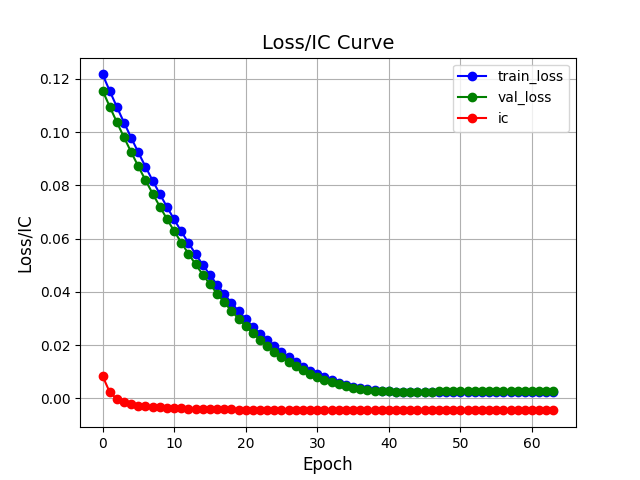

This figure's Python source:
import torch
import torch.nn as nn
import sys
import os
import matplotlib.pyplot as plt
sys.path.append(os.path.abspath(os.path.join(os.path.dirname(__file__), '..')))
from main import train_data, test_data, val_data
from model_config import Gru_Config
device = torch.device("cuda" if torch.cuda.is_available() else "cpu")
from baseline.baseline_model import train_model, test_model,calculate_metrics

# GRU Model
class GRUModel(nn.Module):
    def __init__(self, input_size, hidden_size, output_size, num_layers):
        super(GRUModel, self).__init__()
        self.gru = nn.GRU(input_size, hidden_size, num_layers, batch_first=True)
        self.fc = nn.Linear(hidden_size, output_size)

    def forward(self, x, edge_index):
        out, _ = self.gru(x)
        # Take the output of the last time step
        out = self.fc(out)  
        return out
if __name__ == "__main__":
    # Hyperparameters
    input_size = Gru_Config.input_size 
    hidden_size = Gru_Config.hidden_size
    output_size = Gru_Config.output_size  
    num_layers = Gru_Config.num_layers
    lr = Gru_Config.lr
    num_nodes = Gru_Config.num_nodes  
    epochs = Gru_Config.epochs


    model = GRUModel(input_size, hidden_size, output_size, num_layers).to(device)

    # 训练模型
    loss_values, val_loss_values, IC = train_model(model, train_data, val_data, epochs=epochs, lr=lr)

    # 绘制训练时的损失曲线
    epochs_range = range(epochs)
    plt.plot(epochs_range, loss_values, marker='o', linestyle='-', color='b', label='train_loss')
    plt.plot(epochs_range, val_loss_values, marker='o', linestyle='-', color='g', label='val_loss')
    plt.plot(epochs_range, IC, marker='o', linestyle='-', color='r', label='ic')
    plt.title('Loss/IC Curve', fontsize=14)
    plt.xlabel('Epoch', fontsize=12)
    plt.ylabel('Loss/IC', fontsize=12)
    plt.grid(True)
    plt.legend()
    plt.show()
    plt.savefig('/root/firsttry-main/firsttry_US/baseline/GRU.png')

    # 测试模型
    pred_values, target_values = test_model(model, test_data)
    pred_values, target_values = [t.cpu() for t in pred_values], [t.cpu() for t in target_values]

    # 计算评价指标
    ic, rank_ic, icir, rankicir = calculate_metrics(pred_values, target_values)

    # 输出四个评价指标
    print(f'gru_IC: {ic}')
    print(f'gru_RankIC: {rank_ic}')
    print(f'gru_ICIR: {icir}')
    print(f'gru_RankICIR: {rankicir}')

    # 绘制实际值与预测值对比
    plt.figure()
    plt.style.use('ggplot')
    # 创建折线图
    plt.plot(target_values, label='real', color='blue')  # 实际值
    plt.plot(pred_values, label='forecast', color='red', linestyle='--')  # 预测值

    # 增强视觉效果
    plt.grid(True)
    plt.title('real vs forecast')
    plt.ylabel('value')
    plt.legend()
    plt.savefig('/root/firsttry-main/firsttry_US/baseline/GRU_testing_real_forecast.png')

# test mse_loss: 0.0009029853638724854
# test mae_loss: 0.020760833654495967
# test rmse_loss: 0.02709325685681123
# test mape_loss: 4.468054278852976
# gru_IC: 0.030914373823922564
# gru_RankIC: 0.025310940839863506
# gru_ICIR: 1.069085228310731
# gru_RankICIR: 2.8598774709882813e-06